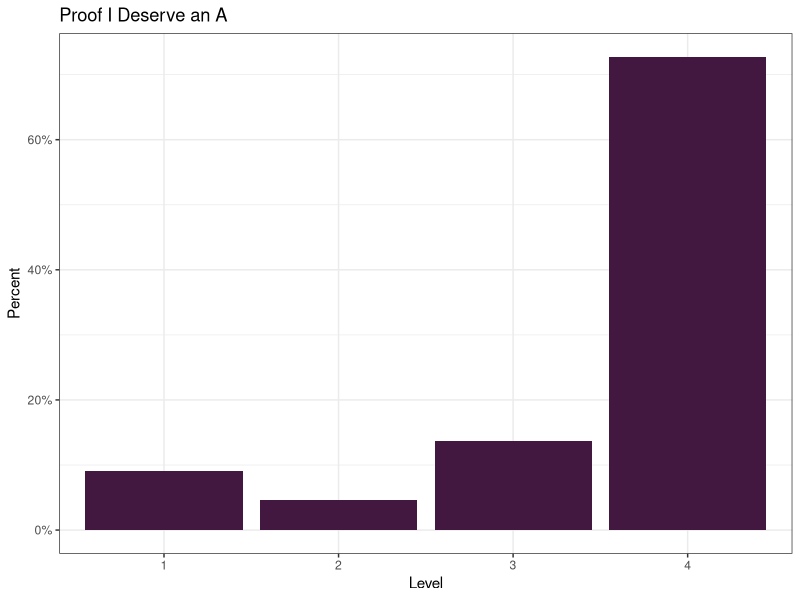

The R script that drew this image:
## ---- chunk 1
#| include: false
#| label: packages-portfolio-objectives

library(tidyverse)

portfolio_levels <- tibble(
  Objective = character(), 
  Level = numeric() 
  )
## ---- chunk 2
#| include: false
#| label: IL-1

## Fill in the line below with your self-assigned level for this objective.
## Remember, you have the following levels to choose from:

# 1 = novice
# 2 = proficiency
# 3 = mastery 
# 4 = expert

my_level <- 1

portfolio_levels <- portfolio_levels %>%
  bind_rows(
    tibble(Objective = "IL-1",
           Level = my_level)
    )
## ---- chunk 3
#| include: false
#| label: IL-2

## Fill in the line below with your self-assigned level for this objective.
my_level <- 3

portfolio_levels <- portfolio_levels %>%
  bind_rows(
    tibble(Objective = "IL-2", 
           Level = my_level)
    )
## ---- chunk 4
#| include: false
#| label: RW-1

my_level <- 4 

portfolio_levels <- portfolio_levels %>%
  bind_rows(
    tibble(Objective = "RW-1",
           Level = my_level)
    )
## ---- chunk 5
#| include: false
#| label: RW-2

my_level <- 4

portfolio_levels <- portfolio_levels %>%
  bind_rows(
    tibble(Objective = "RW-2",
           Level = my_level)
    )
## ---- chunk 6
#| include: false
#| label: RW-3

my_level <- 4

portfolio_levels <- portfolio_levels %>%
  bind_rows(
    tibble(Objective = "RW-3",
           Level = my_level)
    )
## ---- chunk 7
#| include: false
#| label: TC-1

my_level <- 2

portfolio_levels <- portfolio_levels %>%
  bind_rows(
    tibble(Objective = "TC-1", 
           Level = my_level)
    )
## ---- chunk 8
#| include: false
#| label: TC-2

my_level <- 4

portfolio_levels <- portfolio_levels %>%
  bind_rows(
    tibble(Objective = "TC-2", 
           Level = my_level)
    )
## ---- chunk 9
#| include: false
#| label: DM-1

my_level <- 4

portfolio_levels <- portfolio_levels %>%
  bind_rows(
    tibble(Objective = "DM-1", 
           Level = my_level)
    )
## ---- chunk 10
#| include: false
#| label: DM-2

my_level <- 4

portfolio_levels <- portfolio_levels %>%
  bind_rows(
    tibble(Objective = "DM-2",
           Level = my_level)
    )
## ---- chunk 11
#| include: false
#| label: DM-3
## Fill in the line below with your self-assigned level for this objective.
my_level <- 4

portfolio_levels <- portfolio_levels %>%
  bind_rows(tibble(Objective = "DM-3", 
                   Level = my_level))
## ---- chunk 12
#| include: false
#| label: DM-4

my_level <- 4

portfolio_levels <- portfolio_levels %>%
  bind_rows(
    tibble(Objective = "DM-3", 
           Level = my_level)
    )
## ---- chunk 13
#| include: false
#| label: PV-1

my_level <- 4

portfolio_levels <- portfolio_levels %>%
  bind_rows(
    tibble(Objective = "PV-1", 
           Level = my_level)
    )
## ---- chunk 14
#| include: false
#| label: PV-2

my_level <- 4

portfolio_levels <- portfolio_levels %>%
  bind_rows(
    tibble(Objective = "PV-2", 
           Level = my_level)
    )
## ---- chunk 15
#| include: false
#| label: PV-3

my_level <- 3

portfolio_levels <- portfolio_levels %>%
  bind_rows(
    tibble(Objective = "PV-3", 
           Level = my_level)
    )
## ---- chunk 16
#| include: false
#| label: PV-4

my_level <- 4

portfolio_levels <- portfolio_levels %>%
  bind_rows(
    tibble(Objective = "PV-4", 
           Level = my_level)
    )
## ---- chunk 17
#| include: false
#| label: SD-1

my_level <- 4

portfolio_levels <- portfolio_levels %>%
  bind_rows(
    tibble(Objective = "SD-1", 
           Level = my_level)
    )
## ---- chunk 18
#| include: false
#| label: SD-2

my_level <- 4

portfolio_levels <- portfolio_levels %>%
  bind_rows(
    tibble(Objective = "SD-2", 
           Level = my_level)
    )
## ---- chunk 19
#| include: false
#| label: AI-1

my_level <- 4

portfolio_levels <- portfolio_levels %>%
  bind_rows(
    tibble(Objective = "CD-4", 
           Level = my_level)
    )
## ---- chunk 20
#| include: false
#| label: AI-2

my_level <- 4

portfolio_levels <- portfolio_levels %>%
  bind_rows(
    tibble(Objective = "AI-2", 
           Level = my_level)
    )
## ---- chunk 21
#| include: false
#| label: CD-1

my_level <- 4

portfolio_levels <- portfolio_levels %>%
  bind_rows(
    tibble(Objective = "CD-1", 
           Level = my_level)
    )
## ---- chunk 22
#| include: false
#| label: CD-2

my_level <- 1

portfolio_levels <- portfolio_levels %>%
  bind_rows(
    tibble(Objective = "CD-2", 
           Level = my_level)
    )
## ---- chunk 23
#| include: false
#| label: CD-3

my_level <- 3

portfolio_levels <- portfolio_levels %>%
  bind_rows(
    tibble(Objective = "CD-3", 
           Level = my_level)
    )
## ---- chunk 24
#| echo: false
#| label: summary-graph
#| warning: false

portfolio_levels %>%
  mutate(
    Category = str_extract(Objective, "[A-Z]{2}"),
    Level = factor(Level)
  ) %>%
  ggplot(
    aes(x = Level, 
        y = (..count..)/sum(..count..)
        )
    ) +
  geom_bar(fill = '#431840') +
  labs(x = "Level",
       y = "Percent",
       title = "Proof I Deserve an A") +
  theme_bw() +
  scale_y_continuous(labels = scales::percent)
